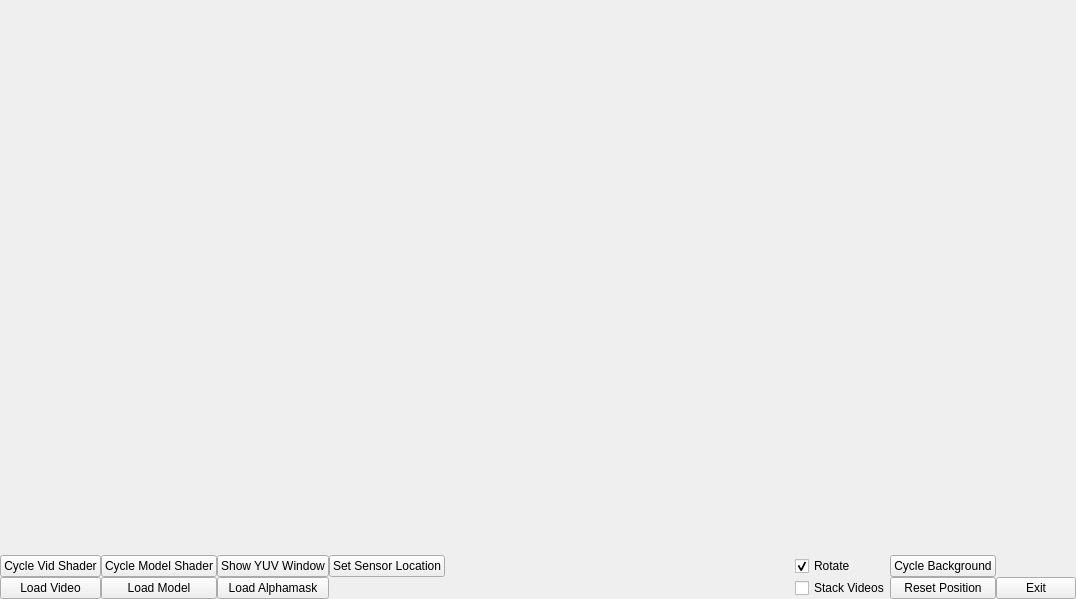
<?xml version="1.0" encoding="UTF-8"?>
<ui version="4.0">
 <class>ControlsForm</class>
 <widget class="QWidget" name="ControlsForm">
  <property name="geometry">
   <rect>
    <x>0</x>
    <y>0</y>
    <width>1076</width>
    <height>599</height>
   </rect>
  </property>
  <property name="sizePolicy">
   <sizepolicy hsizetype="Maximum" vsizetype="Minimum">
    <horstretch>0</horstretch>
    <verstretch>0</verstretch>
   </sizepolicy>
  </property>
  <property name="windowTitle">
   <string>Form</string>
  </property>
  <layout class="QVBoxLayout" name="verticalLayout">
   <property name="spacing">
    <number>0</number>
   </property>
   <property name="leftMargin">
    <number>0</number>
   </property>
   <property name="topMargin">
    <number>0</number>
   </property>
   <property name="rightMargin">
    <number>0</number>
   </property>
   <property name="bottomMargin">
    <number>0</number>
   </property>
   <item>
    <layout class="QHBoxLayout" name="glWidgetLayout">
     <property name="sizeConstraint">
      <enum>QLayout::SetMaximumSize</enum>
     </property>
     <item>
      <spacer name="verticalSpacer">
       <property name="orientation">
        <enum>Qt::Vertical</enum>
       </property>
       <property name="sizeHint" stdset="0">
        <size>
         <width>0</width>
         <height>40</height>
        </size>
       </property>
      </spacer>
     </item>
    </layout>
   </item>
   <item>
    <layout class="QGridLayout" name="gridLayout">
     <item row="0" column="1">
      <widget class="QPushButton" name="cycVidShadPushButton">
       <property name="text">
        <string>Cycle Vid Shader</string>
       </property>
      </widget>
     </item>
     <item row="0" column="2">
      <widget class="QPushButton" name="cycModShadPushButton">
       <property name="text">
        <string>Cycle Model Shader</string>
       </property>
      </widget>
     </item>
     <item row="1" column="2">
      <widget class="QPushButton" name="loadModelPushButton">
       <property name="text">
        <string>Load Model</string>
       </property>
      </widget>
     </item>
     <item row="1" column="8">
      <widget class="QPushButton" name="exitPushButton">
       <property name="text">
        <string>Exit</string>
       </property>
      </widget>
     </item>
     <item row="0" column="6">
      <widget class="QCheckBox" name="rotateCheckBox">
       <property name="text">
        <string>Rotate</string>
       </property>
       <property name="checked">
        <bool>true</bool>
       </property>
      </widget>
     </item>
     <item row="0" column="3">
      <widget class="QPushButton" name="showYUVPushButton">
       <property name="text">
        <string>Show YUV Window</string>
       </property>
      </widget>
     </item>
     <item row="0" column="5">
      <spacer name="horizontalSpacer">
       <property name="orientation">
        <enum>Qt::Horizontal</enum>
       </property>
       <property name="sizeHint" stdset="0">
        <size>
         <width>40</width>
         <height>20</height>
        </size>
       </property>
      </spacer>
     </item>
     <item row="1" column="6">
      <widget class="QCheckBox" name="stackVidsCheckBox">
       <property name="text">
        <string>Stack Videos</string>
       </property>
      </widget>
     </item>
     <item row="0" column="7">
      <widget class="QPushButton" name="cycBackGndPushButton">
       <property name="text">
        <string>Cycle Background</string>
       </property>
      </widget>
     </item>
     <item row="1" column="1">
      <widget class="QPushButton" name="loadVidPushButton">
       <property name="text">
        <string>Load Video</string>
       </property>
      </widget>
     </item>
     <item row="1" column="3">
      <widget class="QPushButton" name="loadAlphaPushButton">
       <property name="text">
        <string>Load Alphamask</string>
       </property>
      </widget>
     </item>
     <item row="1" column="7">
      <widget class="QPushButton" name="resetPosPushButton">
       <property name="text">
        <string>Reset Position</string>
       </property>
      </widget>
     </item>
     <item row="0" column="4">
      <widget class="QPushButton" name="sensLocPushButton">
       <property name="text">
        <string>Set Sensor Location</string>
       </property>
      </widget>
     </item>
    </layout>
   </item>
  </layout>
 </widget>
 <resources/>
 <connections/>
</ui>
